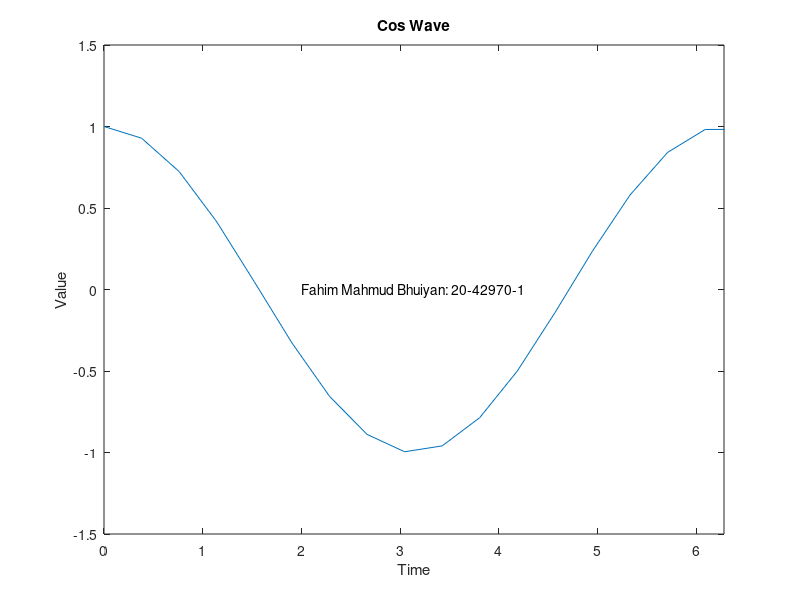

The MATLAB script that drew this image:
clc
clear all
x = linspace(0,12*pi,100)
y= cos(x);
plot(x,y)
title('Cos Wave')
xlabel('Time')
ylabel('Value')
axis([0 2*pi -1.5 1.5])
text(2,0,'Fahim Mahmud Bhuiyan: 20-42970-1')